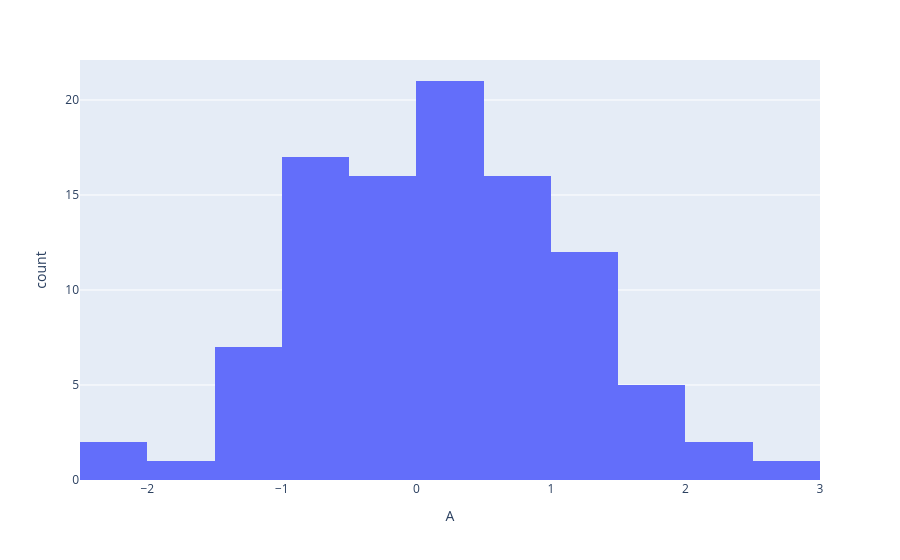

Notebook source saved alongside this figure:
### Markdown cell above
## Histogram

### Code cell
fig = px.histogram(df, x='A', nbins=20)
fig.show()

### Figure 1 — Plotly figure (JSON) as saved in the notebook; plotly's stock layout.template omitted (floating-point values rounded to 4 significant figures)
{"data": [{"bingroup": "x", "hovertemplate": "A=%{x}<br>count=%{y}<extra></extra>", "legendgroup": "", "marker": {"color": "#636efa", "pattern": {"shape": ""}}, "name": "", "nbinsx": 20, "orientation": "v", "showlegend": false, "type": "histogram", "x": [0.3699, 0.1387, -0.4502, 0.6478, 1.952, -0.6586, -0.5962, 0.06019, 1.145, -0.5089, 2.261, 0.2837, -0.9046, 1.198, 0.1107, -1.131, -0.5657, -0.6539, -1.258, 0.5148, 0.609, 0.8701, -2.45, 0.2984, -0.05354, 2.127, -0.7945, 0.9079, -0.315, 0.1108, 0.1786, -0.5173, 1.108, -0.2365, 0.945, -0.4599, -0.07572, 0.5944, 0.06167, 0.5431, 0.2543, 1.716, -1.484, 0.1478, -0.3069, 1.012, 0.3102, -0.7, -0.1299, 1.323, -0.3971, 0.8411, 0.8705, 1.478, 0.2159, 0.7599, 0.0526, 0.05678, -1.886, -0.6057, -0.3698, 1.012, 0.6071, -0.955, -0.6285, -0.5822, 1.088, -1.305, 0.4026, 0.9181, -0.7322, -2.266, -0.4916, 0.3404, 1.237, 1.89, 1.365, -0.7319, 1.801, -0.4322, 1.259, -0.2175, -0.2144, 1.569, 0.6145, 0.1161, 1.457, 0.318, 0.2815, 2.845, 0.5313, 0.148, -0.8532, -1.22, -0.871, -1.204, -0.0001481, -0.05176, 0.6741, -1.155], "xaxis": "x", "yaxis": "y"}], "layout": {"barmode": "relative", "legend": {"tracegroupgap": 0}, "margin": {"t": 60}, "xaxis": {"anchor": "y", "domain": [0, 1], "title": {"text": "A"}}, "yaxis": {"anchor": "x", "domain": [0, 1], "title": {"text": "count"}}}}
